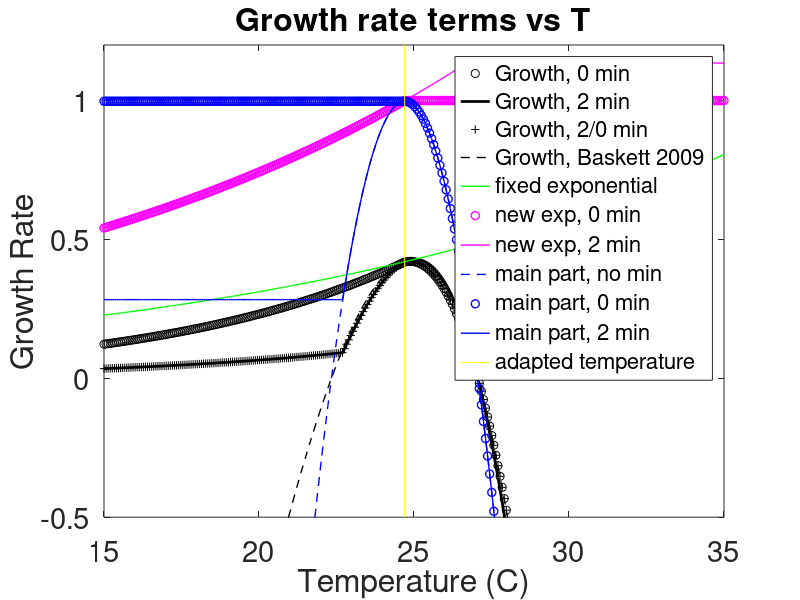

Source code (MATLAB):
function growthRateCurveStudy()
    % This script is for visualizing the growth curve with representative
    % values to understand each term better
    g = 24.7;
    SelVx = 2.8;
    b = 0.0633;
    a = 0.0879;
    vg = .0025;
    EnvVx = 0.0114;
    
   

    tMin = 15; %20;
    tMax = 35; %32;
    growthScale = [-0.5 1.2];

    points = 300;
    temps = linspace(tMin, tMax, points);
    % The equation in the loop is exactly the one in timeIteration, other
    % than variable naming.
    
    % From timeIteration, June 19 2020:
    % ri(i,:) = (1- (vgi(i,:) + con.EnvVx + (min(2, gi(i,:) - temp(i))).^2) ./ (2*SelVx)) .* exp(con.b*min(2, temp(i) - gi(i,:))) * rm;
    
    rates = NaN(points, 3);
    terms = NaN(points, 5);
    rates2009 = NaN(points, 2);
    for j = 1:points
        T = temps(j);
        % Last term of Baskett 2009 eq. 3:
        rm  = a*exp(b*T); % maximum possible growth rate at optimal temp CK
        terms(j, 1) = rm;
        extraExp = exp(b*min(0, T - g));
        extraExp2 = exp(b*min(2, T - g));
        terms(j, 2) = extraExp;
        terms(j, 6) = extraExp2;
        mainPart = (1- (vg + EnvVx + (min(0, g - T)).^2) ./ (2*SelVx));
        mainPart2 = (1- (vg + EnvVx + (min(2, g - T)).^2) ./ (2*SelVx));
        terms(j, 3) = mainPart; 
        terms(j, 7) = mainPart2;
        mainNoMin = (1- (vg + EnvVx + (g - T).^2) ./ (2*SelVx));
        terms(j, 4) = mainNoMin;
        % As used in Spring 2017 code:
        r = mainPart .* extraExp * rm;
        r2 = mainPart2 .* extraExp2 * rm;
        r3 = mainPart2 .* extraExp * rm; % TRY - extra exponential NOT shifted up 2 deg.
        % Baskett 2009 eq. 3
        r2009 = (1- (vg + EnvVx + (g - T).^2) ./ (2*SelVx)) * rm ;% Prevents cold water bleaching
        rates(j, 1) = r;
        rates(j, 2) = r2;
        rates(j, 3) = r3;
        rates2009(j, :) = r2009;
        
        %terms(j, 5) = extraExpDbl;
    end
    
    %specs = {'-k', '-m', '-g', 'om', '-b', '-r', '-.k', '-.m', '-.g'};
    % Use dots for Baskett, line for current (2 min), circles for 0 min
    % black = growth (all terms)
    % green = Eppley term
    % magenta = new exponential
    % blue = main eq. with no exponentials (but possibly a minimum)

    figHandle = figure();
    set(figHandle, 'color', 'w', 'OuterPosition',[60 269 1200 1000]);
    %axes1 = axes;

    xlim([tMin tMax]);

    plot(temps, rates(:,1), 'ok', 'DisplayName', 'Growth, 0 min');
    hold on;
    plot(temps, rates(:,2), '-k', 'LineWidth', 2, 'DisplayName', 'Growth, 2 min'); % rate with 2 min
    plot(temps, rates(:,3), '+k', 'DisplayName', 'Growth, 2/0 min'); % rate with 2 min in main function, zero in exponential
    plot(temps, rates2009(:,1), '--k', 'LineWidth', 1, 'DisplayName', 'Growth, Baskett 2009');

    plot(temps, terms(:, 1), '-g', 'LineWidth', 1, 'DisplayName', 'fixed exponential'); % rm
    plot(temps, terms(:, 2), 'om', 'LineWidth', 1, 'DisplayName', 'new exp, 0 min'); % extraExp, 0 min
    plot(temps, terms(:, 6), '-m', 'LineWidth', 1, 'DisplayName', 'new exp, 2 min'); % extraExp, 2 min
    plot(temps, terms(:, 4), '--b', 'LineWidth', 1, 'DisplayName', 'main part, no min'); % mainNoMin no min
    plot(temps, terms(:, 3), 'ob', 'LineWidth', 1, 'DisplayName', 'main part, 0 min'); % mainPart  0 min
    plot(temps, terms(:, 7), '-b', 'LineWidth', 1, 'DisplayName', 'main part, 2 min'); % mainPart2 2 min
    
    % optimum
    plot([g g], growthScale, '-y', 'DisplayName', 'adapted temperature');
    


    set(gca, 'FontSize', 21);
    t = sprintf('Growth rate terms vs T');
    title(t);
    xlabel('Temperature (C)');
    ylabel('Growth Rate');
    %set(axes1,'FontSize',21);
    %legend({'symbiont growth 0 min', 'symbiont growth 2 min', 'Baskett 2009', 'rm term', ...
    %    'new exp term', 'main equation', 'main no min', 'main 2 min', 'new exp 2 min'}, ...
    %    'Location', 'best', 'FontSize',18);
    legend('Location', 'best', 'FontSize', 16);
    % Further explanation of legend items:
    % 'symbiont growth 0' - growth equation as used from Spring 2017
    % 'symbiont growth 2' - growth equation as used in the submitted paper
    % 'Baskett 2009' - from Baskett et al. 2009
    % 'rm term' - just the exponential term used in all versions (Eppley?)
    % 'new exp term' - the new exponential term with zero minimum
    % 'main equation' - three terms summed, before they are multiplied by an exponential
    % 'main no min' - the same three terms, but with no minimum function in the third part (as in Baskett)
    % 'new exp 2b' - the new exponential, 2 minimum

    % Now just use a fixed y range
    ylim(growthScale);
        
    hold off;
end

